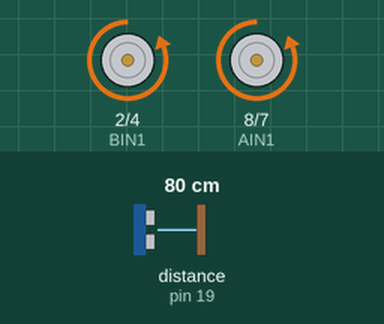
This sketch was run on a simulated Arduino Uno, built with avr-gcc and run on an emulated ATmega328P. Parts: motor-driver pin pairs drawn as motors (green arrow = first pin HIGH = forward, orange = second pin HIGH = backward, longer = more drive). Wiring (inferred from the names in the program): ultrasonic range finder: trigger pin 18; echo pin 19. The test bench sets the inputs (shaded band); at power-on: distance to the obstacle (sensor on pin 19) 80 cm. The echo pulse lasts 58.3 µs per cm.

Above: at 1.8 s.
1.9 s: distance to the obstacle (sensor on pin 19) set to 109 cm
6.1 s: distance to the obstacle (sensor on pin 19) set to 119 cm
At 6.7 s:
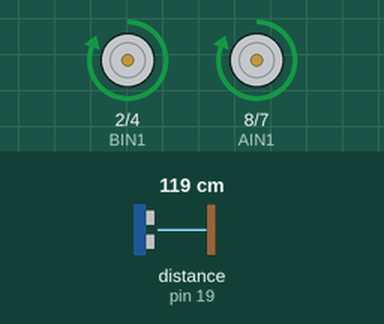
7.9 s: distance to the obstacle (sensor on pin 19) set to 2 cm
At 8.6 s:
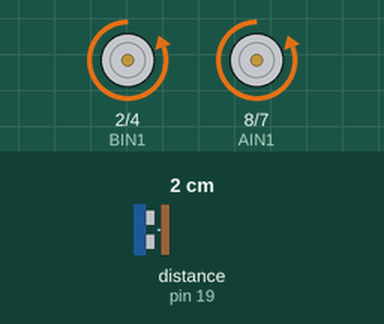
12.1 s: distance to the obstacle (sensor on pin 19) set to 120 cm
At 13.7 s:
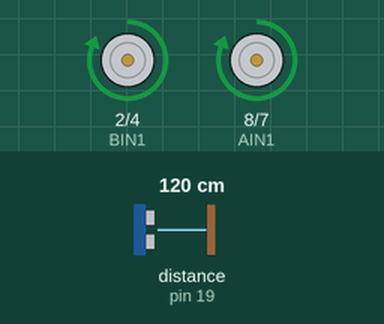
Timing chart, 0 to 14.7 s (numbered marks = the images above; inputs shaded):
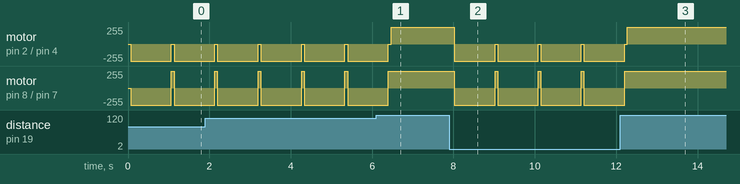

Measured:
- the behaviour switches between 114 and 115 cm on distance to the obstacle (sensor on pin 19) (found by bisection; images 0 and 1)
- after the input at 6.1 s, motor on pin 8 (AIN1) / pin 7 (AIN2): goes on until 6.4 s, then stays forward 255/255
- after the input at 7.9 s, motor on pin 2 (BIN1) / pin 4 (BIN2): alternates backward 255/255 for 1.0 s and stopped for 0.06 s, starting after 0.12 s; motor on pin 8 (AIN1) / pin 7 (AIN2): alternates forward 255/255 for 0.06 s and backward 255/255 for 1.0 s, starting after 0.12 s
- after the input at 12.1 s, motor on pin 8 (AIN1) / pin 7 (AIN2): goes on until 12.2 s, then stays forward 255/255
- by itself, motor on pin 2 (BIN1) / pin 4 (BIN2): alternates backward 255/255 for 1.0 s and stopped for 0.07 s
- by itself, motor on pin 8 (AIN1) / pin 7 (AIN2): alternates forward 255/255 for 0.07 s and backward 255/255 for 1.0 s

The sketch:

sketch_jun15d_test_final_to_make_ultra_sonic_to_move.ino
```cpp
/*
  #include <IRremote.h>  // IR remote library resource uploaded

  int RECV_PIN = 12;  // IR sensor is on pin 12
  IRrecv irrecv(RECV_PIN); // IR receiver
  decode_results results;
*/

// motor
int AIN1 = 8; // motor A (pin 8)
int AIN2 = 7; // motor A (pin 7)
int BIN1 = 2; // motor B (pin 2)
int BIN2 = 4; // motor B (pin 4)

// ultra sonic sensor
int triggerPin = 18; // pin A4 (pin 18) trig pin
int echoPin = 19; // pin A5 (pin 19) echo pin

void setup()
{
  /*
    Serial.begin(19200);
    // IR sensor
    irrecv.enableIRIn(); // Start the IR receiver
  */

  // motor
  pinMode(AIN1, OUTPUT); // motor A (pin 8 set as output)
  pinMode(AIN2, OUTPUT); // motor A (pin 7 set as output)
  pinMode(BIN1, OUTPUT); // motor B (pin 2 set as output)
  pinMode(BIN2, OUTPUT); // motor B (pin 4 set as output)

  // ultra sonic sensor
  pinMode(triggerPin, OUTPUT);
  pinMode(echoPin, INPUT);
  digitalWrite(triggerPin, LOW);
}

// ultra sonic sensor
float ping() {
  unsigned long maxTime = 20000;
  unsigned long us;
  float inches;
  // Hold triggerPin high for at least 10us
  digitalWrite(triggerPin, HIGH);
  delayMicroseconds(10);
  digitalWrite(triggerPin, LOW);
  // Measure length of high pulse on echoPin
  us = pulseIn(echoPin, HIGH, maxTime);
  // pulseIn returns 0 on timeout. Assume worst case.
  if (us == 0) {
    us = maxTime;
  }
  // Convert roundtrip microseconds to inches
  inches = us * 0.013504 / 2;
  return inches;
}

// motor functions
void forward() { // move wheels forward
  digitalWrite(AIN1, HIGH); // motor A high on (pin 8 set as output)
  digitalWrite(AIN2, LOW); // motor A low off (pin 7 set as output)
  digitalWrite(BIN1, HIGH); // motor B high on (pin 8 set as output)
  digitalWrite(BIN2, LOW); // motor B low off (pin 7 set as output)
}

void backward() { // move wheels backward
  digitalWrite(AIN1, LOW); // motor A low off (pin 8 set as output)
  digitalWrite(AIN2, HIGH); // motor A high on (pin 7 set as output)
  digitalWrite(BIN1, LOW); // motor B low off (pin 8 set as output)
  digitalWrite(BIN2, HIGH); // motor B high on (pin 7 set as output)
}

void left() { // move wheels left
  digitalWrite(AIN1, LOW); // motor A low off (pin 8 set as output)
  digitalWrite(AIN2, LOW); // motor A low off (pin 7 set as output)
  digitalWrite(BIN1, HIGH); // motor B high on (pin 8 set as output)
  digitalWrite(BIN2, LOW); // motor B low off (pin 7 set as output)
}

void right() { // move wheels right
  digitalWrite(AIN1, HIGH); // motor A high on (pin 8 set as output)
  digitalWrite(AIN2, LOW); // motor A low off (pin 7 set as output)
  digitalWrite(BIN1, LOW); // motor B low off (pin 8 set as output)
  digitalWrite(BIN2, LOW); // motor B low off (pin 7 set as output)
}

void stop() { // stop all wheels from moving
  digitalWrite(AIN1, LOW); // motor A low off (pin 8 set as output)
  digitalWrite(AIN2, LOW); // motor A low off (pin 7 set as output)
  digitalWrite(BIN1, LOW); // motor B low off (pin 8 set as output)
  digitalWrite(BIN2, LOW); // motor B low off (pin 7 set as output)
}

void loop()
{
  /*
    if (irrecv.decode(&results)) {
     Serial.println(results.value, HEX);
     irrecv.resume(); // Receive the next value
  */
  float inches = ping();
  Serial.println(inches);
  delay(60);
  if (inches > 45) { // hand on ultra sonic moves forward
    //Serial.println("Hand Up"); // print "hand up"
    forward(); // function to move forward
    // delay(1000); // delay 1 second
    // stop();   // stop
  }
  else if (inches <= 45) {
    backward();
    delay(1000);
    right();
  }
}
/*
  else if (results.value == 0x10EF00FF) { // button down on IR remote moves backward
  Serial.println("Button Down"); // print "button down"
  backward(); // function to move backward
  delay(1000); // delay 1 second
  stop(); // stop
  }
  else if (results.value == 0x10EF10EF) { // button left on IR remote moves left
  Serial.println("Button left"); // print "button left"
  left(); // function to move left
  delay(1000); // delay 1 second
  stop(); // stop
  }
  else if (results.value == 0x10EF807F) { // button right on IR remote moves right
  Serial.println("Button right"); // print "button right"
  right(); // function to move right
  delay(1000); // delay 1 second
  stop(); // stop
  }
  else {
  Serial.print("Unrecognized: ");
  Serial.print(results.value, HEX);
  Serial.println();
  }
*/


/* void loop()
  {
  if (irrecv.decode(&results)) {
    Serial.println(results.value, HEX);
    irrecv.resume(); // Receive the next value
    if (results.value == 0x10EFA05F) { // button up on IR remote moves forward
      Serial.println("Button Up"); // print "button up"
      forward(); // function to move forward
      delay(1000); // delay 1 second
      stop();   // stop
    }
    else if (results.value == 0x10EF00FF) { // button down on IR remote moves backward
      Serial.println("Button Down"); // print "button down"
      backward(); // function to move backward
      delay(1000); // delay 1 second
      stop(); // stop
    }
    else if (results.value == 0x10EF10EF) { // button left on IR remote moves left
      Serial.println("Button left"); // print "button left"
      left(); // function to move left
      delay(1000); // delay 1 second
      stop(); // stop
    }
    else if (results.value == 0x10EF807F) { // button right on IR remote moves right
      Serial.println("Button right"); // print "button right"
      right(); // function to move right
      delay(1000); // delay 1 second
      stop(); // stop
    }
    else {
      Serial.print("Unrecognized: ");
      Serial.print(results.value, HEX);
      Serial.println();
    }
    irrecv.resume();
  }
  }
*/
```
